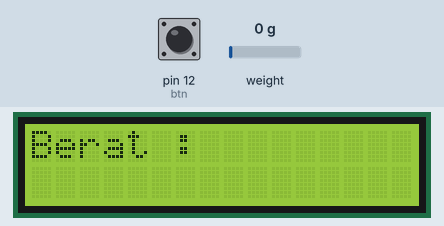
Simulated run of this sketch. Board: Arduino Uno, built with avr-gcc and run on an emulated ATmega328P. Parts: 16×2 character LCD. The test bench sets the inputs (shaded band); at power-on: weight on the scale 0 g, pin 12 (btn) HIGH. What the sketch prints to the serial monitor is not drawn.

Above: at 2.2 s.
2.3 s: weight on the scale set to 100 g
At 3.5 s:
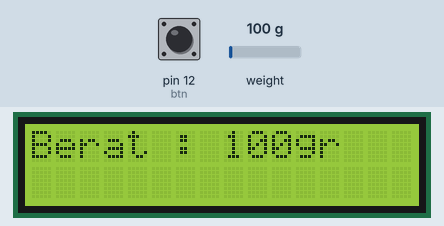
3.9 s: pin 12 (btn) pulled LOW for 1 s
At 6.2 s:
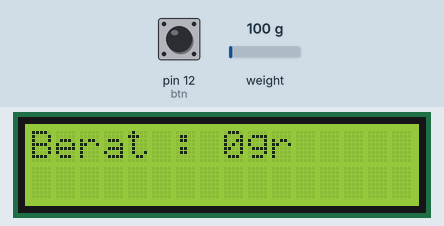
6.8 s: weight on the scale set to 1250 g
At 8.0 s:
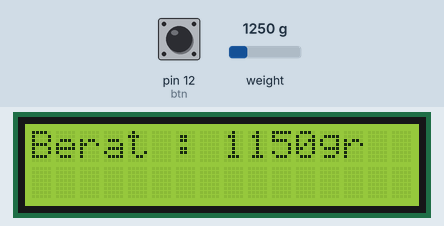
8.4 s: weight on the scale set to 2500 g
At 9.9 s:
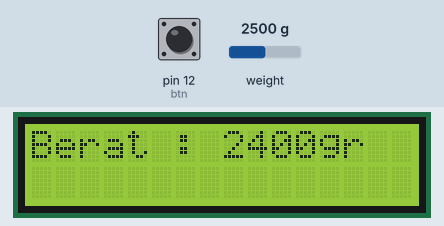
Timing chart, 0 to 11.0 s (numbered marks = the images above; inputs shaded):
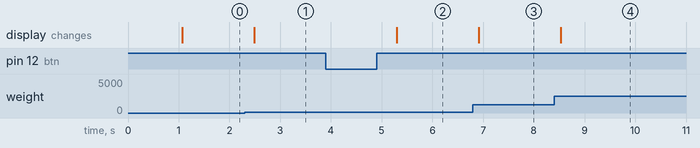

Measured:
- after the input at 2.3 s, the display: changes after 0.19 s (image 1)
- after the input at 3.9 s, the display: changes after 1.4 s (image 2)
- after the input at 6.8 s, the display: changes after 0.12 s (image 3)
- after the input at 8.4 s, the display: changes after 0.14 s (image 4)

The sketch:

tiktok_loadCell.ino
```cpp
#include "HX711.h"
#include <Wire.h>
#include <Wire.h>
#include <LiquidCrystal_I2C.h>

LiquidCrystal_I2C lcd(0x27,16,2);
#define btn 12

// HX711 circuit wiring
const int LOADCELL_DOUT_PIN = 2;
const int LOADCELL_SCK_PIN = 3;

HX711 scale;
int reading;
int lastReading;
//REPLACE WITH YOUR CALIBRATION FACTOR
#define CALIBRATION_FACTOR 840.592

void setup() {
  Serial.begin(115200);
  lcd.init();
  lcd.backlight();

  Serial.println("Initializing the scale");
  scale.begin(LOADCELL_DOUT_PIN, LOADCELL_SCK_PIN);

  scale.set_scale(CALIBRATION_FACTOR);   // this value is obtained by calibrating the scale with known weights
  scale.tare();               // reset the scale to 0
  pinMode (btn, INPUT_PULLUP);
  lcd.setCursor(0,0);
  lcd.print("Berat : ");
}

void loop() {

  if (digitalRead(btn) == 0) {
    while (digitalRead(btn) == 0) {
      Serial.print("tare...");
      scale.tare();
    }
  }

  if (scale.wait_ready_timeout(200)) {
    reading = round(scale.get_units());
    Serial.print("Weight: ");
    Serial.println(reading);
    if (reading != lastReading) {
      Serial.print("Weights: ");
      Serial.println(reading);
      lcd.setCursor(8,0);
      lcd.print(reading);
      lcd.print("gr");
      lcd.print("     ");
    }
    lastReading = reading;
  }
  else {
    Serial.println("HX711 not found.");
  }
}
```
